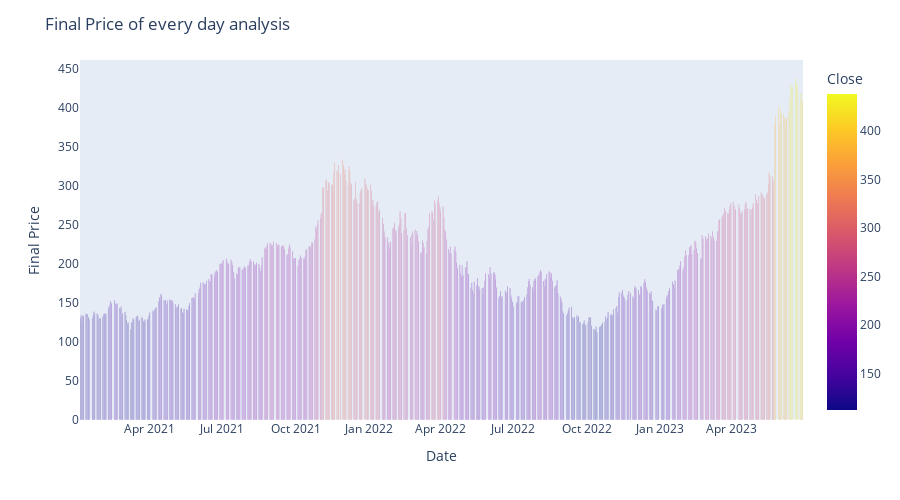

The code cell stored with this chart in its notebook:
### Code cell
figure = px.bar(data, x="Date", y="Close", color="Close")
figure.update_layout(
    height=500,
    title="Final Price of every day analysis",
    xaxis_title="Date",
    yaxis_title="Final Price",
    xaxis_showgrid=False,
    yaxis_showgrid=False
)
figure.show()

### Figure 1 — Plotly figure (JSON) as saved in the notebook; plotly's stock layout.template omitted (floating-point values rounded to 4 significant figures; data arrays with more than 128 entries replaced by an {"elided": "..."} marker saying what was removed)
{"data": [{"alignmentgroup": "True", "hovertemplate": "Date=%{x}<br>Close=%{marker.color}<extra></extra>", "legendgroup": "", "marker": {"color": {"elided": "626 float values"}, "coloraxis": "coloraxis", "pattern": {"shape": ""}}, "name": "", "offsetgroup": "", "orientation": "v", "showlegend": false, "textposition": "auto", "type": "bar", "x": {"elided": "626 str values"}, "xaxis": "x", "y": {"elided": "626 float values"}, "yaxis": "y"}], "layout": {"barmode": "relative", "coloraxis": {"colorbar": {"title": {"text": "Close"}}, "colorscale": [[0, "#0d0887"], [0.1111, "#46039f"], [0.2222, "#7201a8"], [0.3333, "#9c179e"], [0.4444, "#bd3786"], [0.5556, "#d8576b"], [0.6667, "#ed7953"], [0.7778, "#fb9f3a"], [0.8889, "#fdca26"], [1, "#f0f921"]]}, "height": 500, "legend": {"tracegroupgap": 0}, "margin": {"t": 60}, "title": {"text": "Final Price of every day analysis"}, "xaxis": {"anchor": "y", "domain": [0, 1], "showgrid": false, "title": {"text": "Date"}}, "yaxis": {"anchor": "x", "domain": [0, 1], "showgrid": false, "title": {"text": "Final Price"}}}}
